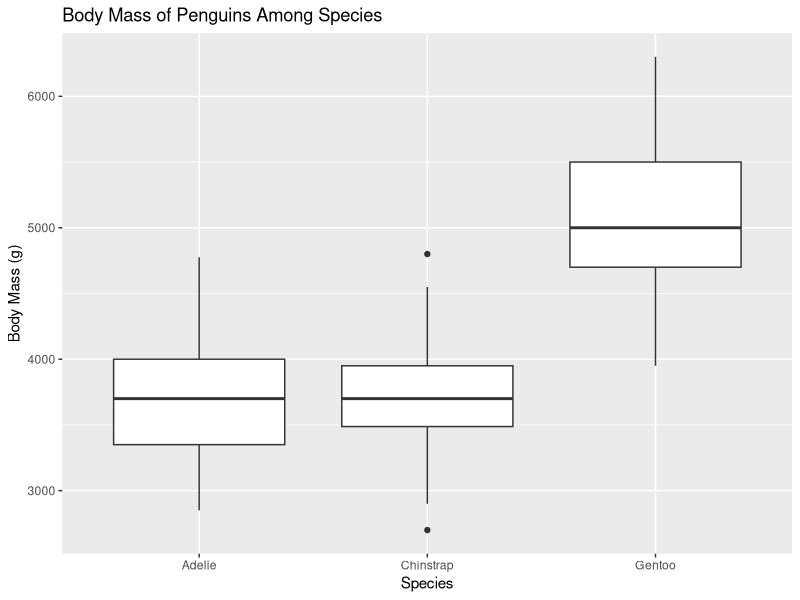
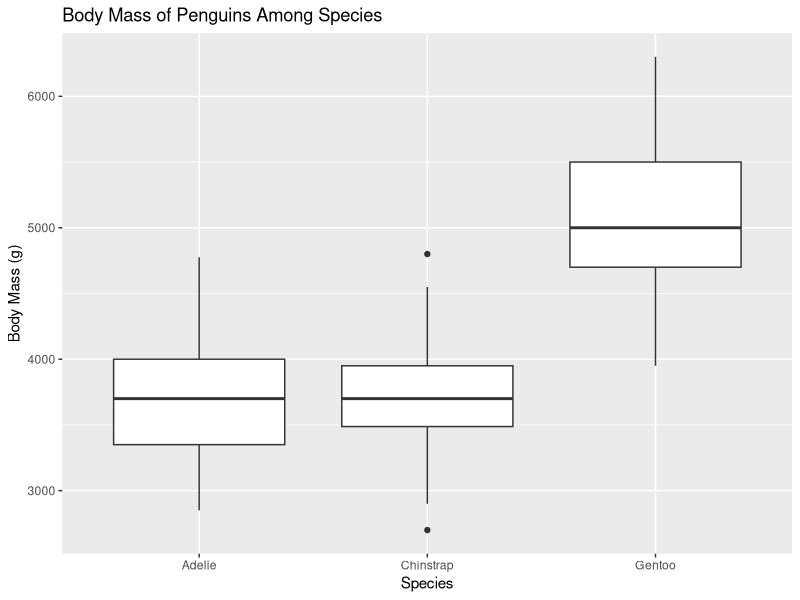
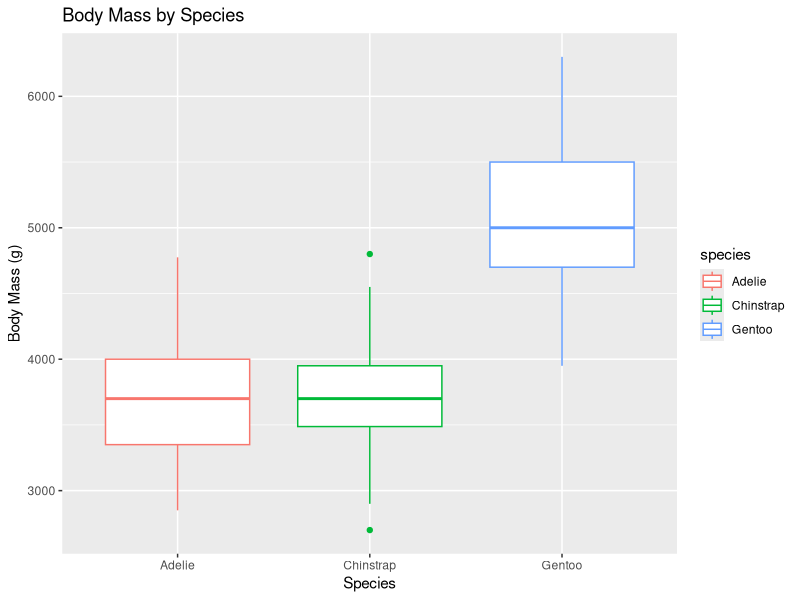
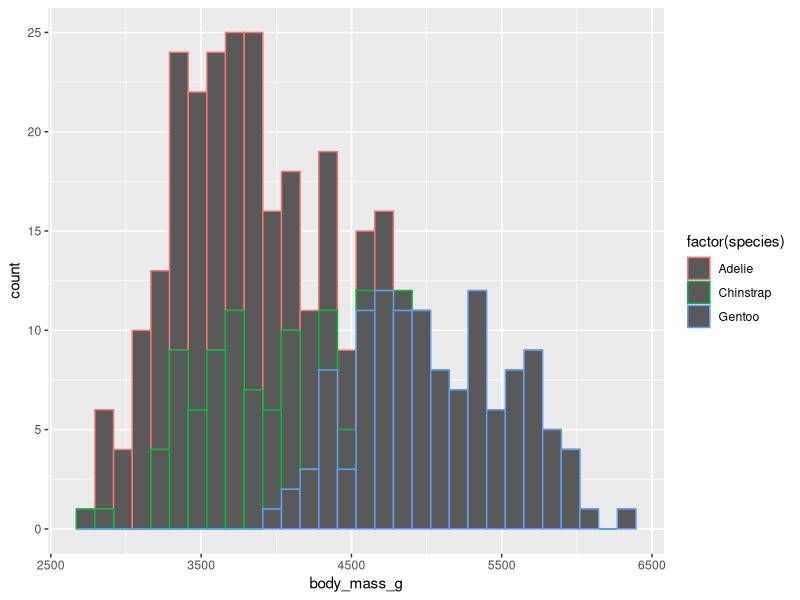
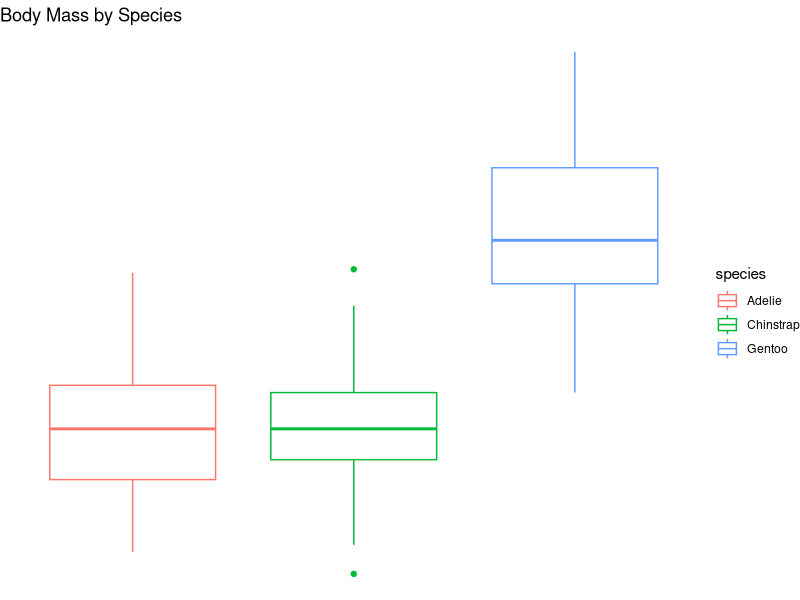
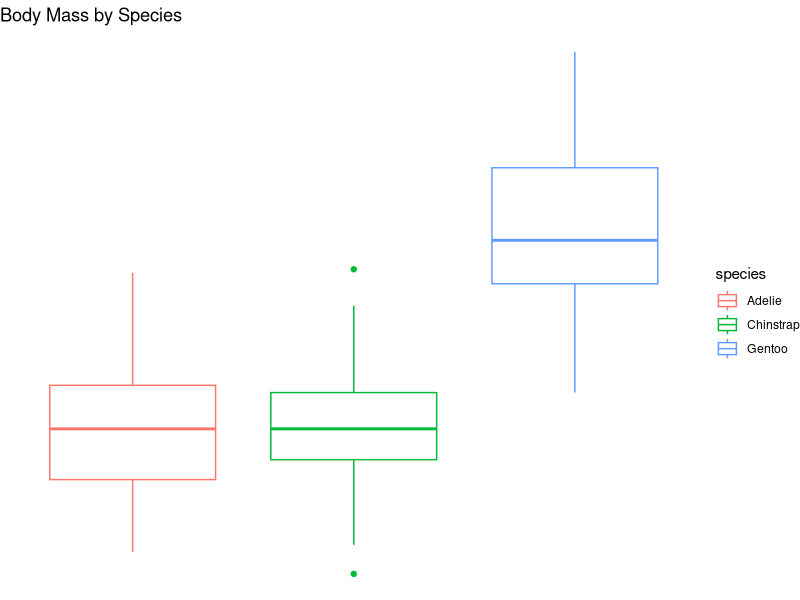
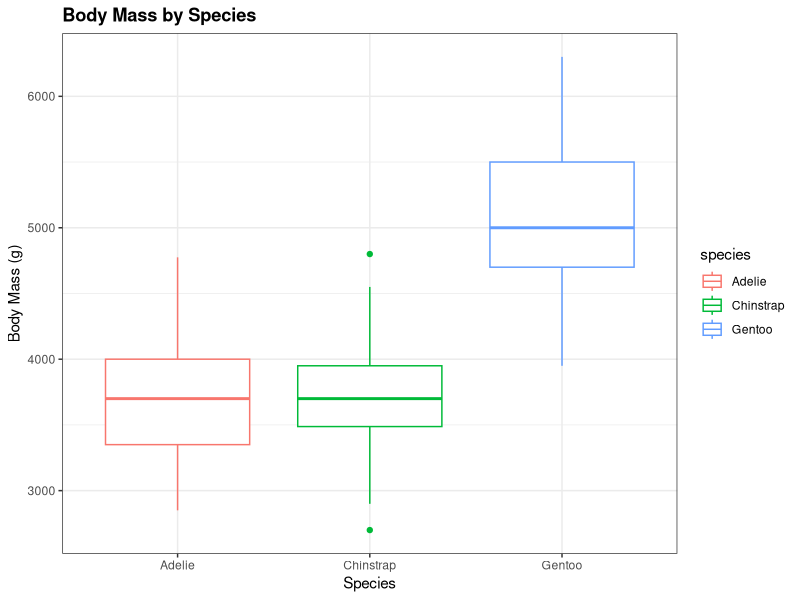
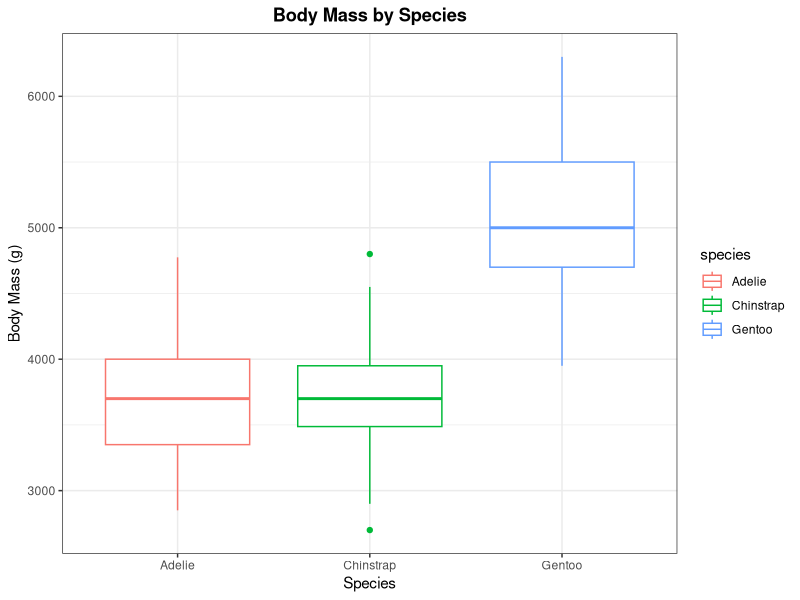

The R script that drew these images, in order:
## ---- chunk 1
knitr::opts_chunk$set(echo = TRUE)
## ---- chunk 2
library(ggplot2)
library(palmerpenguins)
library(tidyverse)
penguins <- penguins
## ---- chunk 3
ggplot(data = penguins, aes(x = species, y = body_mass_g)) +
  geom_boxplot() +
  xlab("Species") +
  ylab("Body Mass (g)") +
  ggtitle("Body Mass of Penguins Among Species")

#OR


ggplot(data = penguins, aes(x = species, y = body_mass_g)) +
  geom_boxplot() +
  labs(
    x = "Species",
    y = "Body Mass (g)",
    title = "Body Mass of Penguins Among Species"
  )
 
  
  
## ---- chunk 4
ggplot(data = penguins, aes(x = species, y = body_mass_g, color = species)) +
  geom_boxplot() + 
  xlab("Species") +
  ylab("Body Mass (g)") +
  ggtitle("Body Mass by Species")

#Or 

ggplot(data = penguins) +
  geom_histogram(aes(x = body_mass_g, col = factor(species)))
## ---- chunk 5
#Want to change the background? 
ggplot(data = penguins, aes(x = species, y = body_mass_g, color = species)) +
  geom_boxplot() + 
  theme_void() +
  xlab("Species") +
  ylab("Body Mass (g)") +
  ggtitle("Body Mass by Species") 

ggplot(data = penguins, aes(x = species, y = body_mass_g, color = species)) +
  geom_boxplot() + 
  theme_void() +
  xlab("Species") +
  ylab("Body Mass (g)") +
  ggtitle("Body Mass by Species")
## ---- chunk 6
#What if you want to Bold my ggplot title?
ggplot(data = penguins, aes(x = species, y = body_mass_g, color = species)) +
  geom_boxplot() + 
  theme_bw() +
  theme(plot.title = element_text(face = "bold")) +
  xlab("Species") +
  ylab("Body Mass (g)") +
  ggtitle("Body Mass by Species")
## ---- chunk 7
#Center it?
ggplot(data = penguins, aes(x = species, y = body_mass_g, color = species)) +
  geom_boxplot() + 
  theme_bw() +
  theme(plot.title = element_text(face = "bold", hjust = 0.5)) +
  xlab("Species") +
  ylab("Body Mass (g)") +
  ggtitle("Body Mass by Species")
## ---- chunk 8
#To the right?
ggplot(data = penguins, aes(x = species, y = body_mass_g, color = species)) +
  geom_boxplot() + 
  theme_bw() +
  theme(plot.title = element_text(face = "bold", hjust = 1)) +
  xlab("Species") +
  ylab("Body Mass (g)") +
  ggtitle("Body Mass by Species")
## ---- chunk 9
#What if you want to add a caption?
ggplot(data = penguins, aes(x = species, y = body_mass_g, color = species)) +
  geom_boxplot() + 
  theme_bw() +
  xlab("Species") +
  ylab("Body Mass (g)") +
  ggtitle("Body Mass by Species") +
  labs(caption = "Data from Palmer LTER") 
  
## ---- chunk 10
#What if you want to change the color of the text?
ggplot(data = penguins, aes(x = species, y = body_mass_g, color = species)) +
  geom_boxplot() + 
  theme_bw() +
  xlab("Species") +
  ylab("Body Mass (g)") +
  ggtitle("Body Mass by Species") +
  theme(plot.title = element_text(color = "purple", face = "bold", hjust = 0.5))
## ---- chunk 11
#You can do this manually by assigning either hexadecimals or specific color names to our plots

ggplot(data = penguins, aes(x = species, y = body_mass_g)) +
  geom_boxplot(fill = "#A4A4A4", color = "darkred") + 
  theme_bw() +
  theme(plot.title = element_text(face = "bold", hjust = 0.5)) +
  xlab("Species") +
  ylab("Body Mass (g)") +
  ggtitle("Body Mass by Species")



ggplot() +
  geom_boxplot(data = penguins, aes(x = species, y = body_mass_g, fill = species)) +
  scale_fill_manual(values=c("#999999", "#E69F00", "#56B4E9"))



#If you want to really get into customization of colors, I would recommend the packages colorspace
library(colorspace)



ggplot(penguins, aes(x=bill_depth_mm, y = bill_length_mm, color = species)) +
  geom_point() +
  scale_color_discrete_qualitative(palette = "Set 2")
  
# You can also use their package to assign premade palettes to a variable
cols <- rainbow_hcl(3)

ggplot(penguins, aes(x=bill_depth_mm, y = bill_length_mm, colour = factor(species))) +
  geom_point() +
  scale_colour_manual(values = cols)

#Not a big deal when we have just three species, however imagine you have ALOT of variables for that part you want to differentiate by

